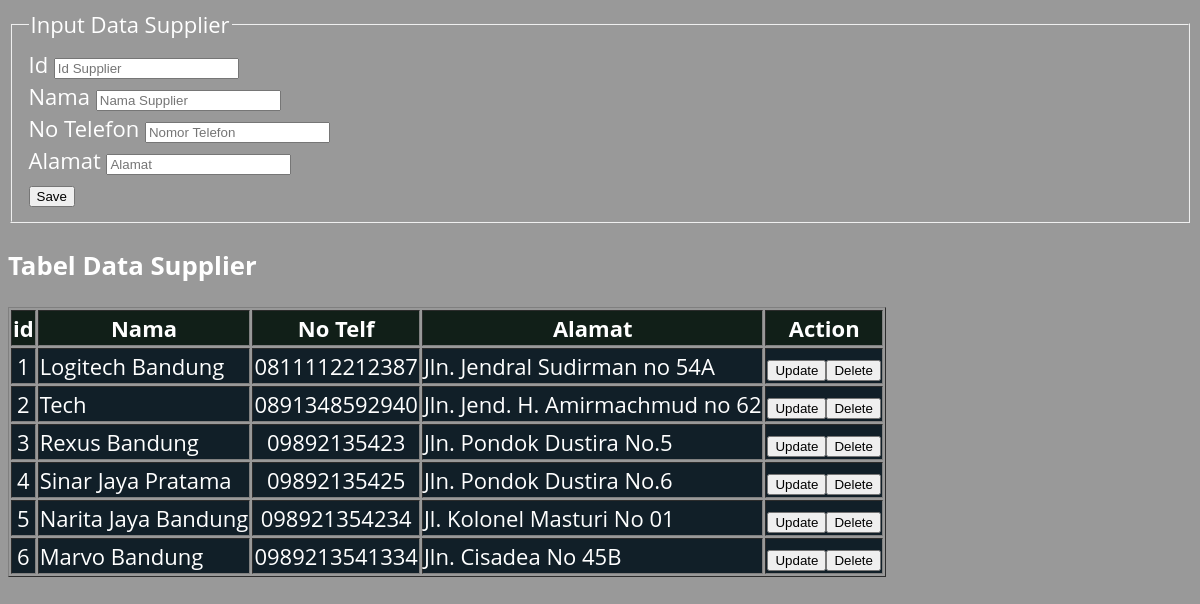
Page /uploadSupplier.php on the committed database.
### tables this page shows
CREATE TABLE `supplier` (
  `id` int(11) NOT NULL,
  `nama` varchar(45) DEFAULT NULL,
  `no_telp` char(14) DEFAULT NULL,
  `alamat` varchar(100) DEFAULT NULL
);

### dao/SupplierDaoImpl.php (called while the page is built, shortened)
<?php
class SupplierDaoImpl{
 public function getAllSupplier() {
    $link = PDOUtil::creatPDOConnection();
    $query = "SELECT * FROM supplier";
    $result = $link->query($query);
    $result->setFetchMode(PDO::FETCH_CLASS | PDO::FETCH_PROPS_LATE, 'supplierModel');
    return $result;
 }
}

### entity/supplierModel.php (called while the page is built, shortened)
<?php
class supplierModel{
    private $id;
    private $nama;
    private $no_telp;
    private $alamat;
    public function getId() {
        return $this->id;
    }
    public function getNama(){
        return $this->nama;
    }
    public function getNoTelp(){
        return $this->no_telp;
    }
    public function getAlamat(){
        return $this->alamat;
    }
}

### uploadSupplier.php (the view, shortened to what this page needs)
<?php
$SupplierDao = new SupplierDaoImpl();
?>
<!DOCTYPE html>
<html lang="en">
<head>
    <link rel="stylesheet" href="css/style.css">
</head>
<form method="POST" enctype="multipart/form-data">
    <fieldset>
        <legend>Input Data Supplier</legend>
        <label form="txtID1">Id</label>
        <input type="text" id="txtNameID1" name="txtId" autofocus="" placeholder="Id Supplier"/></br>
        <label form="txtNameN">Nama</label>
        <input type="text" id="txtNameN" name="txtName1" autofocus="" placeholder="Nama Supplier"/></br>
        <label form="txtTelfon1">No Telefon</label>
        <input type="textfield" id="txtTelfon" name="txtTelfonId" autofocus="" placeholder="Nomor Telefon"/></br>
        <label form="txtAlamat1">Alamat</label>
        <input type="textfield" id="txtAlamat" name="txtAlamatId" autofocus="" placeholder="Alamat"/></br>
        <input type="submit" name="btnSubmit" value="Save"/>
    </fieldset>
</form>
</body>
</html>
<?php
$supplier= $SupplierDao->getAllSupplier();
    echo'<h3> Tabel Data Supplier</h3>';
    echo ' <table border="1"border="1" id="table_id" class="display">';
    echo '  <thead>';
    echo '<tr bgColor="#111f18">';
    echo ' <th>id</th>';
    echo ' <th>Nama</th>';
    echo ' <th>No Telf</th>';
    echo ' <th>Alamat</th>';
    echo ' <th>Action</th>';
    echo'</tr>';
    echo' </thead>';
    echo'<tbody>';
    foreach($supplier as $data) {
        echo '<tr>';
        echo'<td bgColor="#111f28"align="center">' . $data->getId().'</td>';
        echo'<td bgColor="#111f28">' . $data->getNama() . '</td>';
        echo'<td bgColor="#111f28", align="center">' . $data->getNotelp() . '</td>';
        echo'<td bgColor="#111f28">' . $data->getAlamat() .'</td>';
        echo '<td bgColor="#111f28">'." ". '<button onClick="editSupplier(' .$data->getId(). ')" name="btnUpdate" value="Update"/>'."Update ".'<button onClick="deleteSupplier(' .$data->getId().  ')" name="btnDelete" value="Delete"/>'."Delete ". '</td>';
        echo' </tr>';
    }
    echo ' </tbody>';
    echo ' </table>';
?>

### css/style.css (style rules this page uses)
html { background-color: #999999; background-size: cover; background-repeat: no-repeat; height: 700px; background-position: center; }

### rows in the picture
supplier: id "1", nama "Logitech Bandung", no_telp "0811112212387", alamat "Jln. Jendral Sudirman no 54A"
supplier: id "2", nama "Tech", no_telp "0891348592940", alamat "Jln. Jend. H. Amirmachmud no 62"
supplier: id "3", nama "Rexus Bandung", no_telp "09892135423", alamat "Jln. Pondok Dustira No.5"
supplier: id "4", nama "Sinar Jaya Pratama", no_telp "09892135425", alamat "Jln. Pondok Dustira No.6"
supplier: id "5", nama "Narita Jaya Bandung", no_telp "098921354234", alamat "Jl. Kolonel Masturi No 01"
supplier: id "6", nama "Marvo Bandung", no_telp "0989213541334", alamat "Jln. Cisadea No 45B"
